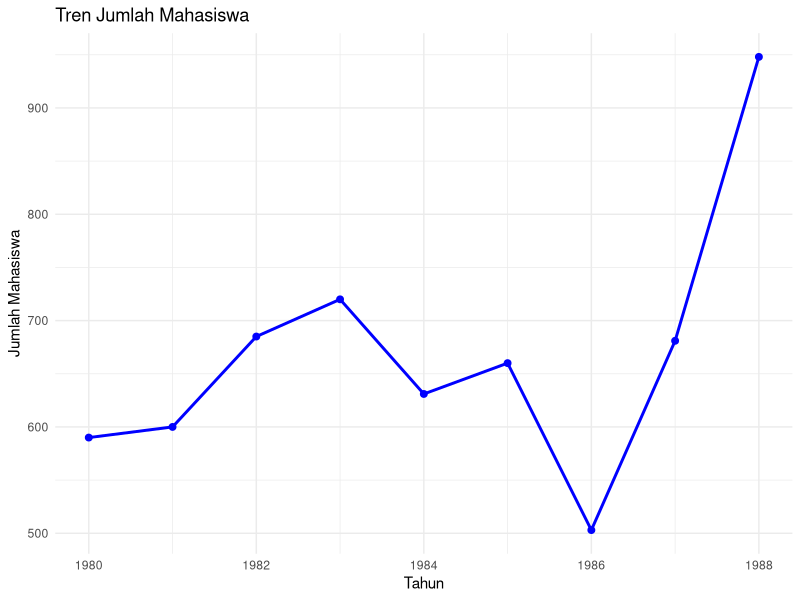
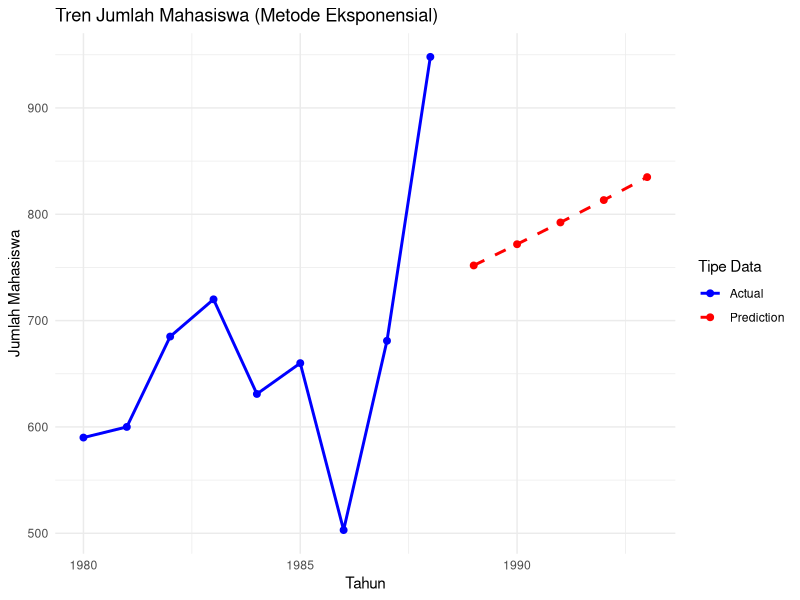

R code for these plots, in order: (Note: this script raises an error after producing the figures.)
# Memuat library untuk visualisasi
library(ggplot2)

# 1. Memasukkan Data
year <- c(1980, 1981, 1982, 1983, 1984, 1985, 1986, 1987, 1988)
students <- c(590, 600, 685, 720, 631, 660, 503, 681, 948)

# Membuat data frame
students_data <- data.frame(
  Year = year,
  Students = students
)

print(students_data)

# 2. Visualisasi Tren Jumlah Mahasiswa
ggplot(students_data, aes(x = Year, y = Students, group = 1)) +
  geom_line(color = "blue", size = 1) +
  geom_point(color = "blue", size = 2) +
  labs(
    title = "Tren Jumlah Mahasiswa",
    x = "Tahun",
    y = "Jumlah Mahasiswa"
  ) +
  theme_minimal()

# 3. Analisis Tren dengan Regresi Linier
# Model regresi linier
model_students <- lm(Students ~ Year, data = students_data)
summary(model_students)

# 4. Prediksi Tren ke Depan
# Membuat data prediksi untuk 5 tahun ke depan
future_years <- data.frame(Year = 1989:1993)

# Prediksi jumlah mahasiswa
future_students <- predict(model_students, newdata = future_years)

# Menampilkan hasil prediksi
predictions <- data.frame(
  Year = 1989:1993,
  Predicted_Students = future_students
)

print(predictions)








# === 4. Analisis Tren dengan Metode Kuadratis ===
# Menambahkan kolom kuadrat dari Year
students_data$Year_Square <- students_data$Year^2

# Model regresi kuadratis
model_quadratic <- lm(Students ~ Year + Year_Square, data = students_data)
summary(model_quadratic)

# Prediksi jumlah mahasiswa (kuadratis)
future_years$Year_Square <- future_years$Year^2
future_students_quadratic <- predict(model_quadratic, newdata = future_years)

# Hasil prediksi kuadratis
predictions_quadratic <- data.frame(
  Year = 1989:1993,
  Predicted_Students = future_students_quadratic
)

print(predictions_quadratic)

# === 5. Analisis Tren dengan Metode Eksponensial ===
# Transformasi logaritma jumlah mahasiswa
students_data$Log_Students <- log(students_data$Students)

# Model regresi eksponensial
model_exponential <- lm(Log_Students ~ Year, data = students_data)
summary(model_exponential)

# Prediksi jumlah mahasiswa (eksponensial)
future_students_log <- predict(model_exponential, newdata = future_years)
future_students_exponential <- exp(future_students_log)

# Hasil prediksi eksponensial
predictions_exponential <- data.frame(
  Year = 1989:1993,
  Predicted_Students = future_students_exponential
)

print(predictions_exponential)

# === 6. Visualisasi Data dan Prediksi (Metode Eksponensial) ===
# Menyatukan data asli dan prediksi (eksponensial) dengan tipe yang berbeda
combined_data_exponential <- rbind(
  data.frame(Year = students_data$Year, Students = students_data$Students, Type = "Actual"),
  data.frame(Year = 1989:1993, Students = future_students_exponential, Type = "Prediction")
)

# Plot data aktual dan prediksi eksponensial
ggplot(combined_data_exponential, aes(x = Year, y = Students, color = Type, linetype = Type)) +
  geom_line(size = 1) +  # Garis data
  geom_point(size = 2) +  # Titik data
  scale_color_manual(values = c("Actual" = "blue", "Prediction" = "red")) +
  scale_linetype_manual(values = c("Actual" = "solid", "Prediction" = "dashed")) +
  labs(
    title = "Tren Jumlah Mahasiswa (Metode Eksponensial)",
    x = "Tahun",
    y = "Jumlah Mahasiswa",
    color = "Tipe Data",
    linetype = "Tipe Data"
  ) +
  theme_minimal()



# === 6. Visualisasi Gabungan untuk Semua Metode ===

# Menyatukan data aktual dan prediksi dari ketiga metode dengan tipe berbeda
combined_data_all <- rbind(
  data.frame(Year = students_data$Year, Students = students_data$Students, Type = "Actual"),
  data.frame(Year = 1989:1993, Students = future_students_linear, Type = "Linear Prediction"),
  data.frame(Year = 1989:1993, Students = future_students_quadratic, Type = "Quadratic Prediction"),
  data.frame(Year = 1989:1993, Students = future_students_exponential, Type = "Exponential Prediction")
)

# Plot gabungan
ggplot(combined_data_all, aes(x = Year, y = Students, color = Type, linetype = Type)) +
  geom_line(size = 1) +  # Garis data
  geom_point(data = subset(combined_data_all, Type == "Actual"), size = 2) +  # Titik untuk data aktual
  scale_color_manual(values = c(
    "Actual" = "black",
    "Linear Prediction" = "blue",
    "Quadratic Prediction" = "green",
    "Exponential Prediction" = "red"
  )) +
  scale_linetype_manual(values = c(
    "Actual" = "solid",
    "Linear Prediction" = "dashed",
    "Quadratic Prediction" = "dotted",
    "Exponential Prediction" = "dotdash"
  )) +
  labs(
    title = "Tren Jumlah Mahasiswa (Gabungan Metode Prediksi)",
    x = "Tahun",
    y = "Jumlah Mahasiswa",
    color = "Tipe Data",
    linetype = "Tipe Data"
  ) +
  theme_minimal()




